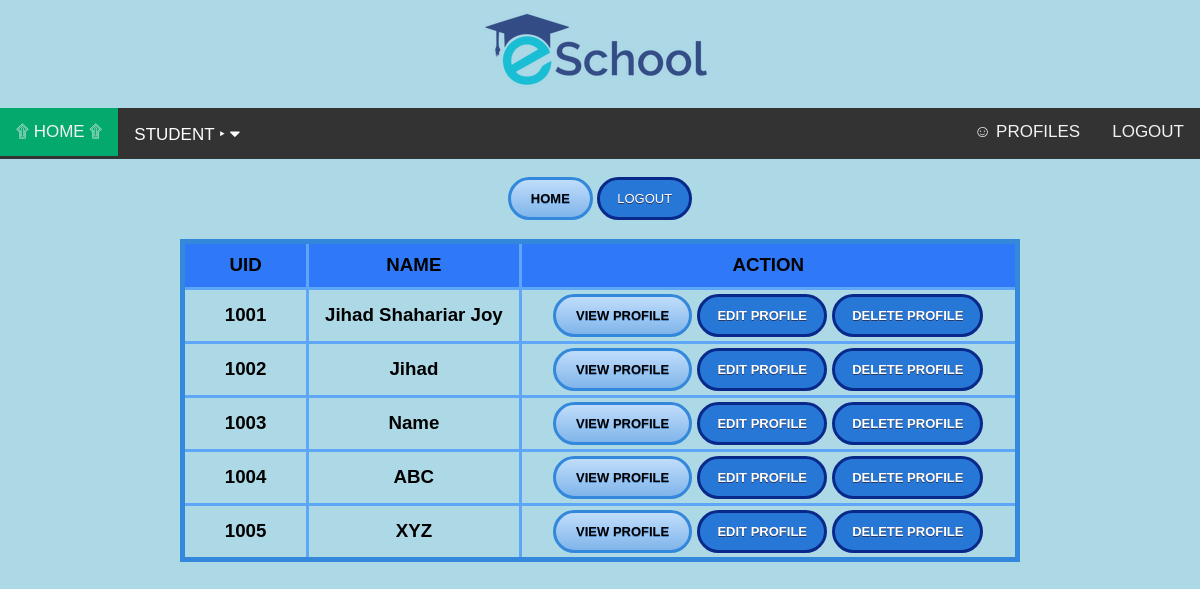
The page /Student/views/profiles.php (signed in) on the database its author committed.
### tables this page shows
CREATE TABLE `users` (
  `id` int(10) NOT NULL,
  `uid` varchar(10) NOT NULL,
  `password` varchar(20) NOT NULL,
  `name` varchar(50) NOT NULL,
  `dob` varchar(20) NOT NULL,
  `gender` varchar(10) NOT NULL,
  `bloodgrp` varchar(10) DEFAULT NULL,
  `class` int(10) DEFAULT NULL,
  `address` varchar(100) NOT NULL,
  `email` varchar(50) NOT NULL,
  `picture` text NOT NULL,
  `type` varchar(10) NOT NULL,
  `status` varchar(10) NOT NULL
);

### Student/model/studentsModel.php (called while the page is built, shortened)
<?php
	function getAllValidStudents(){
		$con = getConnection();
		$sql = "select * from users where type='s' and status='a'";
		$result = mysqli_query($con, $sql);
		return $result;
	}
?>

### Student/views/profiles.php (the view, shortened to what this page needs)
<?php
	if(isset($_COOKIE['flag'])){
		include('header.php');
		require_once('../model/studentsModel.php');
	$result = getAllValidStudents();
?>
<!DOCTYPE html>
<html>
<head>
</head>
<body>
	<br>
	<center>
		<a href="home.php" class="lightBlueButton">HOME</a>
		<a href="../controller/logout.php" class="darkBlueButtonRed">LOGOUT</a>
	</center>
		<h3><table border="5" align="center" width="70%" cellspacing="4" cellpadding="4" class="customTable">
		<thead>
		<tr align="center">
			<th height="35px" width="15%">UID</th>
			<th>NAME</th>
			<th>ACTION</th>
		</tr>
		</thead>
		<?php while($data =mysqli_fetch_assoc($result)){ ?>
				<tbody>
				<tr align="center">
					<td><?=$data['uid']?></td>
					<td><?=$data['name']?></td>
					<td>
						<a href="profile.php?id=<?=$data['id']?>" class="lightBlueButton">VIEW PROFILE</a>
						<a href="profile-edit.php?id=<?=$data['id']?>" class="darkBlueButton">EDIT PROFILE</a>
						<a href="profile-delete.php?id=<?=$data['id']?>" class="darkBlueButtonRed">DELETE PROFILE</a>
					</td>
				</tr>
				</tbody>
		<?php } ?>
	</table></h3>
</body>
</html>
<?php
}else{
 	header('location: login.html');
 }
?>

### Student/views/header.php (style rules this page uses)
body { margin:0;font-family:Arial }
body { background-color: lightblue; }

### Student/views/profiles.php (style rules this page uses)
.lightBlueButton { box-shadow:inset 0px 0px 0px 0px #dcecfb; background:linear-gradient(to bottom, #bddbfa 5%, #80b5ea 100%); background-color:#bddbfa; border-radius:30px; border:3px solid #3488db; display:inline-block; cursor:pointer; color:#ffffff; font-family:Arial; color: black; font-size:13px; font-weight:bold; padding:11px 20px; text-decoration:none; text-shadow:0px 1px 0px #528ecc; }
.darkBlueButton { background-color:#2778d6; border-radius:30px; border:3px solid #08298a; display:inline-block; cursor:pointer; color:#ffffff; font-family:Arial; font-size:13px; padding:11px 17px; text-decoration:none; text-shadow:0px 1px 0px #283966; }
.darkBlueButtonRed { background-color:#2778d6; border-radius:30px; border:3px solid #08298a; display:inline-block; cursor:pointer; color:#ffffff; font-family:Arial; font-size:13px; padding:11px 17px; text-decoration:none; text-shadow:0px 1px 0px #283966; }
table.customTable { border-collapse: collapse; border-width: 5px; border-color: #3488db; border-style: solid; color: #000000; }
table.customTable td, table.customTable th { border-width: 3px; border-color: #5EA6F8; border-style: solid; text-align: center; }
table.customTable thead { background-color: #2F79F8; }

### rows shown on the page
users: uid "1001", name "Jihad Shahariar Joy"
users: uid "1002", name "Jihad"
users: uid "1003", name "Name"
users: uid "1004", name "ABC"
users: uid "1005", name "XYZ"
